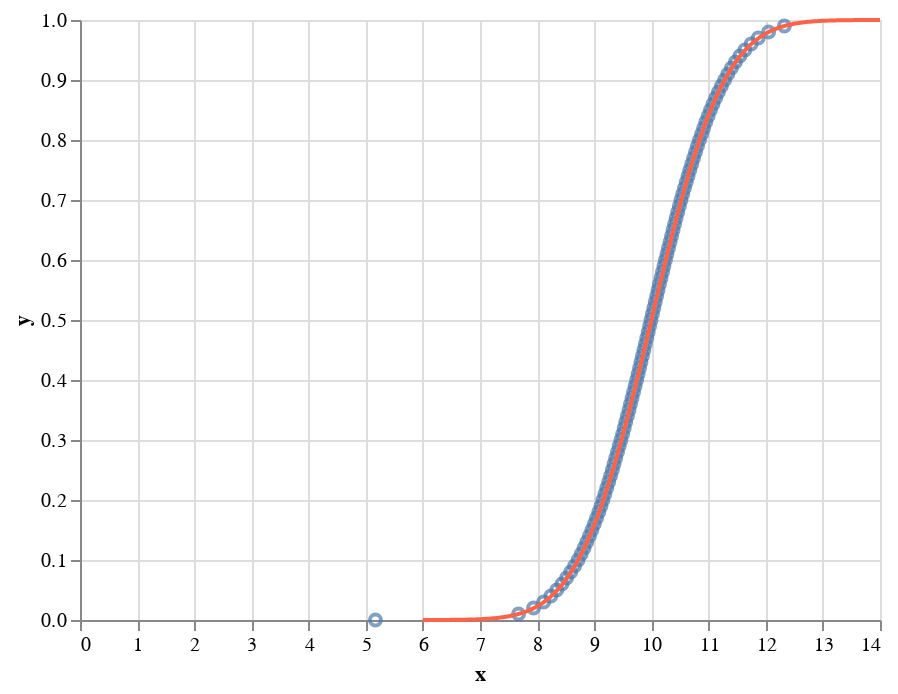

Notebook code for this chart:
### Code cell
#theoretical
x_theor=np.linspace(6,14,400)

y_theor=scipy.stats.norm.cdf(x_theor,mu,sigma)

df_cdf=pd.DataFrame(data={'x':x_theor,
                         'y':y_theor})
x,y= bootcamp_utils.ecdf_vals(x)
df_ecdf=pd.DataFrame(data={'x':x[::1000],
                         'y':y[::1000]})

p_ecdf=alt.Chart(df_ecdf
            ).mark_point(
            ).encode(
            x='x:Q',
            y='y:Q')

p_cdf=alt.Chart(df_cdf
            ).mark_line(
            color='tomato').encode(
            x='x:Q',
            y='y:Q')

p_ecdf+ p_cdf

### Figure 1 — Vega-Lite specification as saved in the notebook (floating-point values rounded to 4 significant figures; data arrays with more than 128 entries replaced by an {"elided": "..."} marker saying what was removed)
{"$schema": "https://vega.github.io/schema/vega-lite/v2.4.3.json", "config": {"view": {"height": 300, "width": 400}}, "layer": [{"data": {"values": [{"x": 5.171, "y": 1e-05}, {"x": 7.674, "y": 0.01001}, {"x": 7.937, "y": 0.02001}, {"x": 8.113, "y": 0.03001}, {"x": 8.24, "y": 0.04001}, {"x": 8.343, "y": 0.05001}, {"x": 8.434, "y": 0.06001}, {"x": 8.514, "y": 0.07001}, {"x": 8.588, "y": 0.08001}, {"x": 8.655, "y": 0.09001}, {"x": 8.716, "y": 0.1}, {"x": 8.771, "y": 0.11}, {"x": 8.821, "y": 0.12}, {"x": 8.868, "y": 0.13}, {"x": 8.915, "y": 0.14}, {"x": 8.958, "y": 0.15}, {"x": 9.0, "y": 0.16}, {"x": 9.04, "y": 0.17}, {"x": 9.079, "y": 0.18}, {"x": 9.117, "y": 0.19}, {"x": 9.151, "y": 0.2}, {"x": 9.185, "y": 0.21}, {"x": 9.218, "y": 0.22}, {"x": 9.252, "y": 0.23}, {"x": 9.284, "y": 0.24}, {"x": 9.316, "y": 0.25}, {"x": 9.345, "y": 0.26}, {"x": 9.375, "y": 0.27}, {"x": 9.406, "y": 0.28}, {"x": 9.436, "y": 0.29}, {"x": 9.466, "y": 0.3}, {"x": 9.496, "y": 0.31}, {"x": 9.524, "y": 0.32}, {"x": 9.55, "y": 0.33}, {"x": 9.579, "y": 0.34}, {"x": 9.608, "y": 0.35}, {"x": 9.633, "y": 0.36}, {"x": 9.661, "y": 0.37}, {"x": 9.687, "y": 0.38}, {"x": 9.714, "y": 0.39}, {"x": 9.741, "y": 0.4}, {"x": 9.767, "y": 0.41}, {"x": 9.793, "y": 0.42}, {"x": 9.817, "y": 0.43}, {"x": 9.842, "y": 0.44}, {"x": 9.868, "y": 0.45}, {"x": 9.893, "y": 0.46}, {"x": 9.918, "y": 0.47}, {"x": 9.944, "y": 0.48}, {"x": 9.968, "y": 0.49}, {"x": 9.993, "y": 0.5}, {"x": 10.02, "y": 0.51}, {"x": 10.04, "y": 0.52}, {"x": 10.07, "y": 0.53}, {"x": 10.09, "y": 0.54}, {"x": 10.12, "y": 0.55}, {"x": 10.14, "y": 0.56}, {"x": 10.17, "y": 0.57}, {"x": 10.19, "y": 0.58}, {"x": 10.22, "y": 0.59}, {"x": 10.25, "y": 0.6}, {"x": 10.27, "y": 0.61}, {"x": 10.3, "y": 0.62}, {"x": 10.33, "y": 0.63}, {"x": 10.35, "y": 0.64}, {"x": 10.38, "y": 0.65}, {"x": 10.41, "y": 0.66}, {"x": 10.43, "y": 0.67}, {"x": 10.46, "y": 0.68}, {"x": 10.49, "y": 0.69}, {"x": 10.52, "y": 0.7}, {"x": 10.55, "y": 0.71}, {"x": 10.58, "y": 0.72}, {"x": 10.61, "y": 0.73}, {"x": 10.64, "y": 0.74}, {"x": 10.67, "y": 0.75}, {"x": 10.71, "y": 0.76}, {"x": 10.74, "y": 0.77}, {"x": 10.77, "y": 0.78}, {"x": 10.81, "y": 0.79}, {"x": 10.84, "y": 0.8}, {"x": 10.88, "y": 0.81}, {"x": 10.91, "y": 0.82}, {"x": 10.95, "y": 0.83}, {"x": 10.99, "y": 0.84}, {"x": 11.03, "y": 0.85}, {"x": 11.08, "y": 0.86}, {"x": 11.12, "y": 0.87}, {"x": 11.17, "y": 0.88}, {"x": 11.22, "y": 0.89}, {"x": 11.28, "y": 0.9}, {"x": 11.34, "y": 0.91}, {"x": 11.4, "y": 0.92}, {"x": 11.47, "y": 0.93}, {"x": 11.55, "y": 0.94}, {"x": 11.63, "y": 0.95}, {"x": 11.74, "y": 0.96}, {"x": 11.87, "y": 0.97}, {"x": 12.05, "y": 0.98}, {"x": 12.33, "y": 0.99}]}, "encoding": {"x": {"field": "x", "type": "quantitative"}, "y": {"field": "y", "type": "quantitative"}}, "mark": "point"}, {"data": {"values": {"elided": "400 records"}}, "encoding": {"x": {"field": "x", "type": "quantitative"}, "y": {"field": "y", "type": "quantitative"}}, "mark": {"color": "tomato", "type": "line"}}]}
